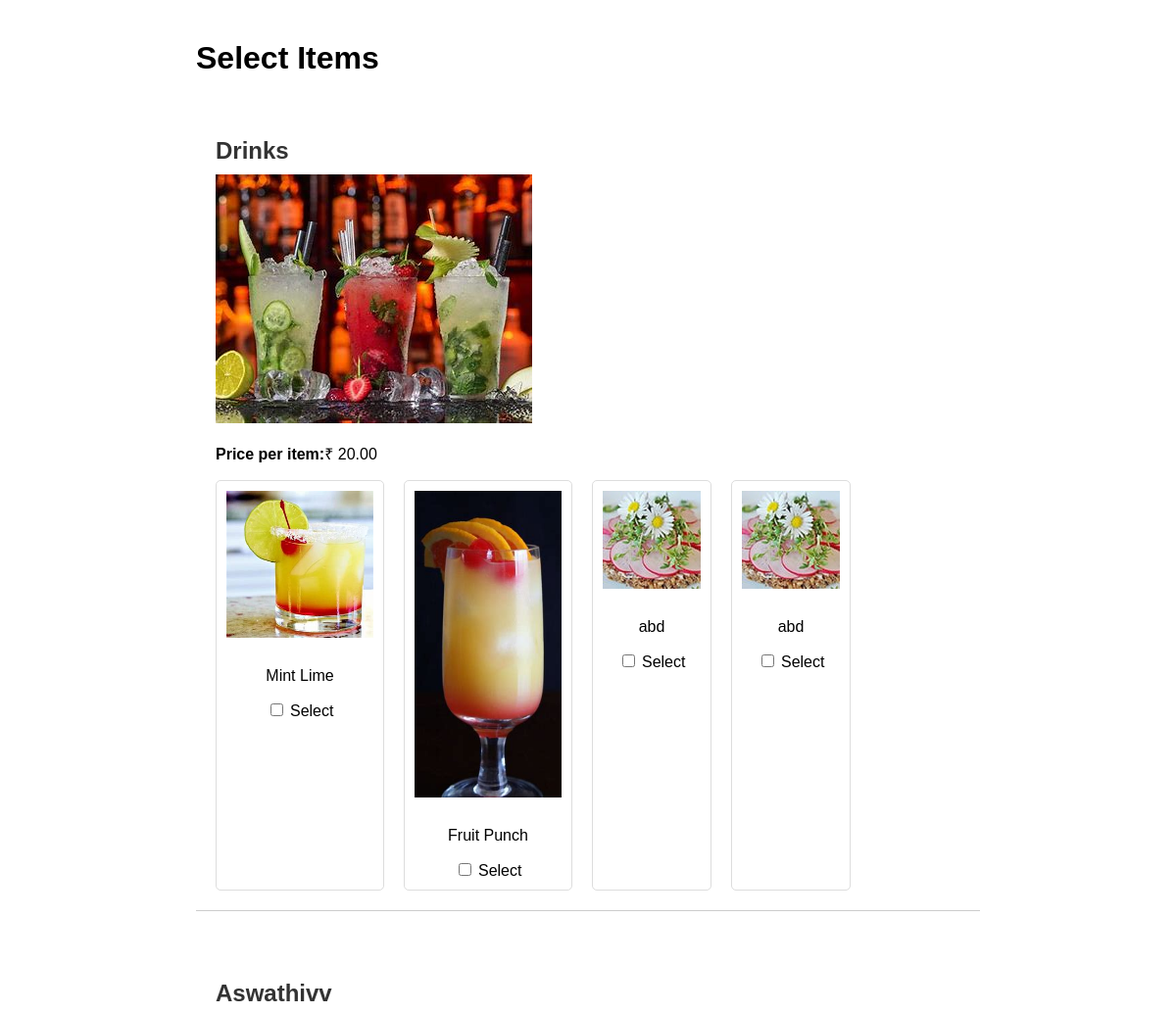
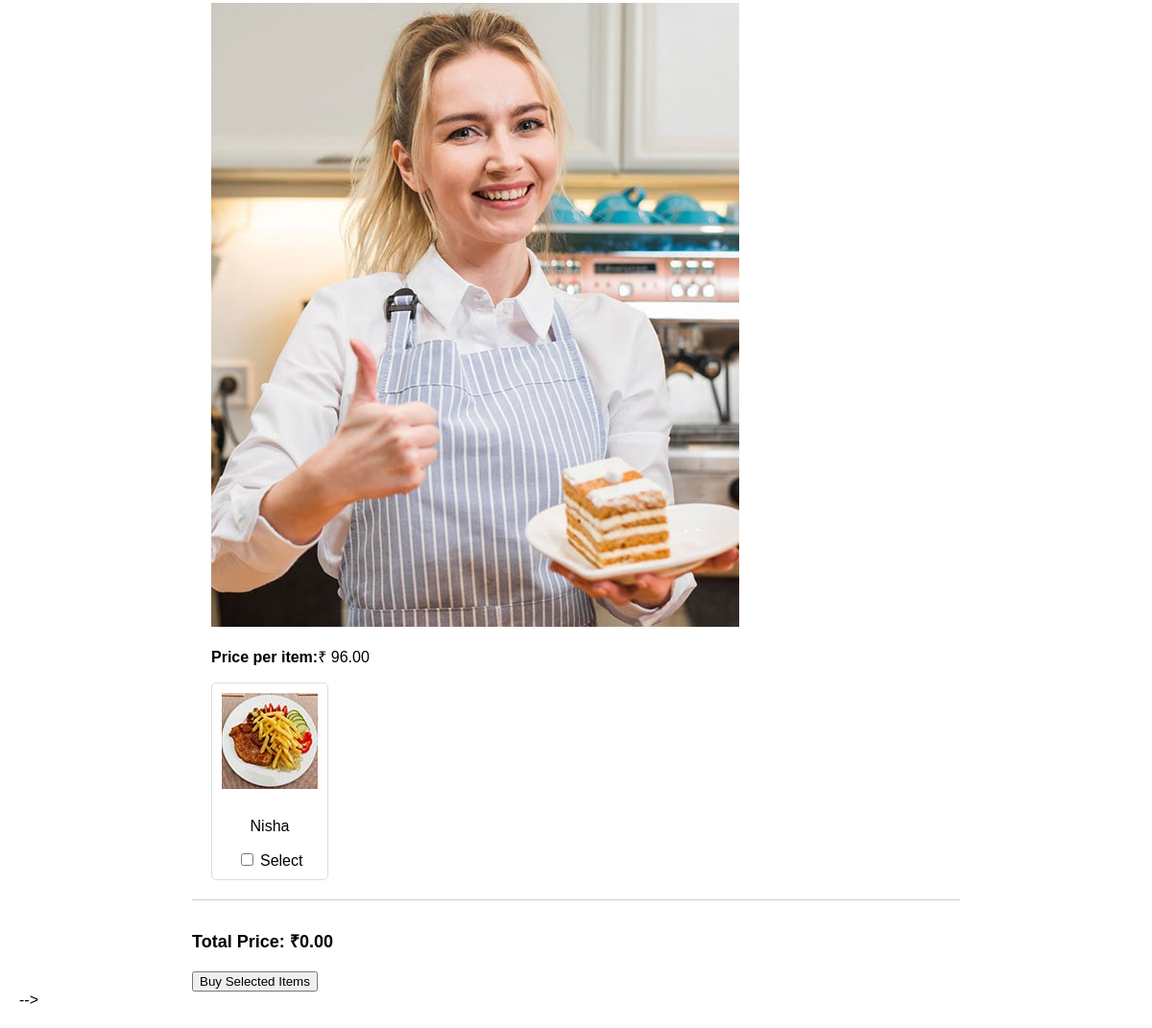
The page /item_category_list on the database its author committed (2 pictures, top to bottom).
### app/models.py (models this page shows, shortened)
class ItemCategory(models.Model):
    img = models.FileField()
    name = models.CharField(max_length=100)
    price = models.DecimalField(max_digits=10, decimal_places=2)

class Item(models.Model):
    category = models.ForeignKey(ItemCategory, on_delete=models.CASCADE)
    name = models.CharField(max_length=100)
    img = models.FileField()

### app/views.py (the view)
# urls.py: path('item_category_list',views.item_category_list),
def item_category_list(request):
    categories = ItemCategory.objects.prefetch_related('item_set').all()
    item = Item.objects.all()
    return render(request, "user/categories.html", {"categories": categories, "item": item})

### templates/user/categories.html (shortened to what this page needs)
<!DOCTYPE html>
<html lang="en">
<head>
</head>
<body>
    <div class="container">
        <h1>Select Items</h1>
        {% for category in categories %}
            <div class="category">
                <h2>{{ category.name }}</h2>
                <img src="{{ category.img.url }}" alt="">
                <p><strong>Price per item:</strong>₹ {{ category.price }}</p>
                <div class="items">
                    {% for item in category.item_set.all %}
                        <div class="item">
                            <img src="{{ item.img.url }}" alt="{{ item.name }}">
                            <p>{{ item.name }}</p>
                            <label>
                                <input type="checkbox" class="item-checkbox" value="{{ item.id }}" data-price="{{ category.price }}" onclick="updateTotalPrice()">
                                Select
                            </label>
                        </div>
                    {% endfor %}
                </div>
            </div>
        {% endfor %}
        <p id="total-price" class="total-price">Total Price: ₹0.00</p>
        <button type="button" class="btn btn-primary" onclick="redirectToContactVendor()">Buy Selected Items</button>
    </div>
</body>
</html> -->

### templates/user/categories.html (style rules this page uses)
body { font-family: Arial, sans-serif; margin: 0; padding: 20px; }
.container { max-width: 800px; margin: auto; }
.category { margin-bottom: 30px; padding: 20px; border-bottom: 1px solid #ccc; }
.category h2 { margin-bottom: 10px; color: #333; }
.items { display: flex; flex-wrap: wrap; gap: 20px; }
.item { border: 1px solid #ddd; padding: 10px; border-radius: 5px; max-width: 150px; text-align: center; }
.item img { max-width: 100%; height: auto; margin-bottom: 10px; }
.item label { display: block; margin-top: 5px; }
.total-price { font-size: 18px; margin: 20px 0; font-weight: bold; }

### rows shown on the page
ItemCategory: name "Drinks", img (picture), price "20.00"
Item: img (picture), name "Mint Lime"
Item: img (picture), name "Fruit Punch"
Item: img (picture), name "abd"
Item: img (picture), name "abd"
ItemCategory: name "Aswathivv", img (picture), price "96.00"
Item: img (picture), name "Nisha"
